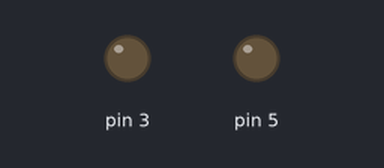
Bench run of a sketch on a simulated Arduino Uno, built with avr-gcc and run on an emulated ATmega328P. On the bench: output pins drawn as LEDs (lit = HIGH).

Above: at 0.05 s.
At 3.6 s:
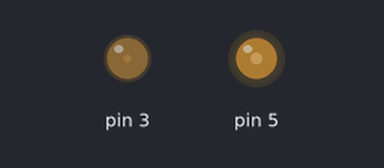
At 7.2 s:
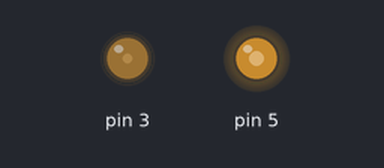
At 14.35 s:
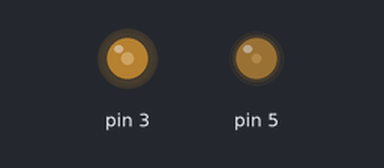
Timing chart, 0 to 18.7 s (numbered marks = the images above):
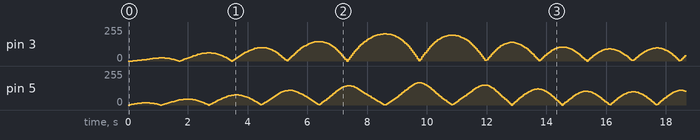

The sketch:

arduino_pendulum_drive1.ino
```cpp
  float t = 0.0;
  float y[] = {0.0,0.0};
  float E;
  float f0 = 0.0;  //velocity
  float f1 = 0.0;  //accelleration
  float f[] = {0.0,0.0};
  float k1[] = {0.0,0.0};
  float k2[] = {0.0,0.0};
  float k3[] = {0.0,0.0};
  float k4[] = {0.0,0.0};

  float theta = 0.0;
  float thetadot = 0.0;
  float force;

  float pi = 3.14159;

  float yindex = 0.1;
  float ynext[] = {0.0,0.0};

  float gamma = 0.05;
  float omega0 = 0.9;
  float h = 0.1; //time step in fractions of natural period
  float vibespeed_y = 0.0;
  float vibespeed_x = 0.0;
  float A = 0.3;

  int index=0;

void setup(){
//nothing on this version here
}

void loop(){

  force = 0;

  k1[0] = getf0(t,y,gamma,omega0,A,force);
  k1[1] = getf1(t,y,gamma,omega0,A,force);

  ynext[0] = y[0] + 0.5*h*k1[0];
  ynext[1] = y[1] + 0.5*h*k1[1];

  k2[0] = getf0(t+0.5*h,ynext,gamma,omega0,A,force);
  k2[1] = getf1(t+0.5*h,ynext,gamma,omega0,A,force);

  ynext[0] = y[0] + 0.5*h*k2[0];
  ynext[1] = y[1] + 0.5*h*k2[1];

  k3[0] = getf0(t+0.5*h,ynext,gamma,omega0,A,force);
  k3[1] = getf1(t+0.5*h,ynext,gamma,omega0,A,force);

  ynext[0] = y[0] + h*k3[0];
  ynext[1] = y[1] + h*k3[1];

  k4[0] = getf0(t+h,ynext,gamma,omega0,A,force);
  k4[1] = getf1(t+h,ynext,gamma,omega0,A,force);


  ynext[0] = y[0] + 0.1667*h*(k1[0] + 2*k2[0] + 2*k3[0] + k4[0]);
  ynext[1] = y[1] + 0.1667*h*(k1[1] + 2*k2[1] + 2*k3[1] + k4[1]);


theta = 255.0*abs(y[0])/pi;
thetadot = 255.0*abs(y[1])/pi;
analogWrite(3,theta);
analogWrite(5,thetadot);


//wrap the angle around if it goes above or below pi
  if(ynext[0] >= pi){
     ynext[0] = ynext[0] - 2*pi;
  }
  if(ynext[0] <= -pi){
     ynext[0] = ynext[0] + 2*pi;
  }


  y[0] = ynext[0];
  y[1] = ynext[1];

  t = t + h;


 delay(50);

}


float getf0(float t,float y[],float gamma, float omega0, float A,float force){
  float result;
  result = y[1];
  return result;
}
float getf1(float t,float y[],float gamma, float omega0,float A, float force){
  float result;
  result = -sin(y[0]) - gamma*y[1] + A*cos(omega0*t) + force;
  return result;
}
```
